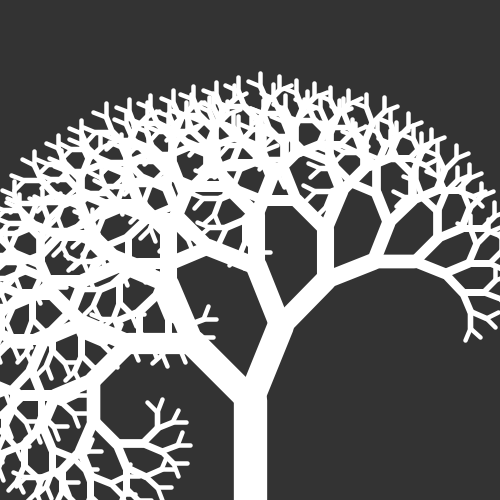
Frame 1 (no input)
Frame 60 (the mouse pressed at the canvas centre just before this capture): identical to frame 1, image omitted
Frame 120 (the mouse held since frame 60 and released just before this capture): identical to frame 1, image omitted

The Processing sketch that drew this single still picture (run headless with seeded random() and noise(); from frame 60 on, the mouse is pressed at the canvas centre):

// Processing sketch: Fractals
// ── Fractals.pde
void setup() {
size(500,500);

stroke(255);
}

void draw() {
  background(51);
  stroke(255);
  translate(width/2,height);
  branch(float(100));

  
}

void branch( float len){
      //stroke(random(0,255),random(0,255),random(0,255));
      stroke(255);
      strokeWeight(len/3);
      line(0,0,0,-len);
      translate(0,-len);
      
  if(len>14){
    pushMatrix();
    rotate(PI/8);
    branch(len*0.8);
    popMatrix();
    pushMatrix();
    rotate(-PI/4);
    branch(len*0.8);
    popMatrix();
  }
  
}
